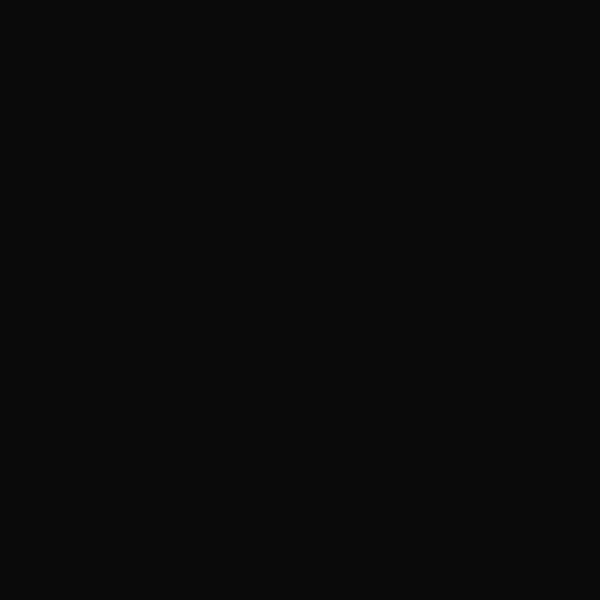
Frame 1 (no input)
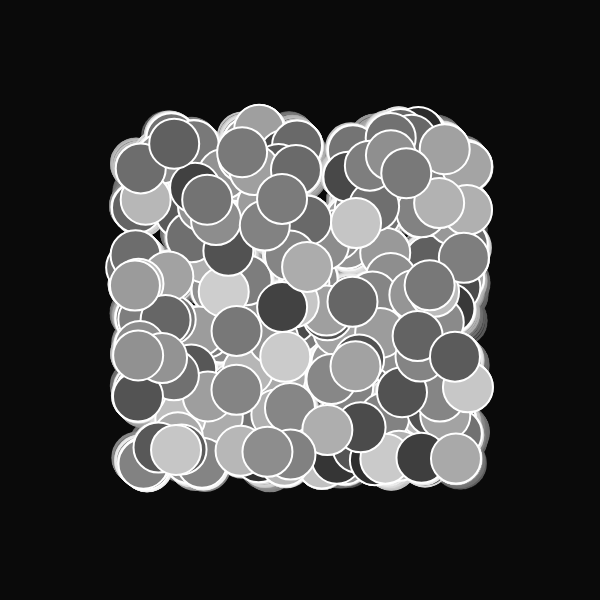
Frame 60 (no input)
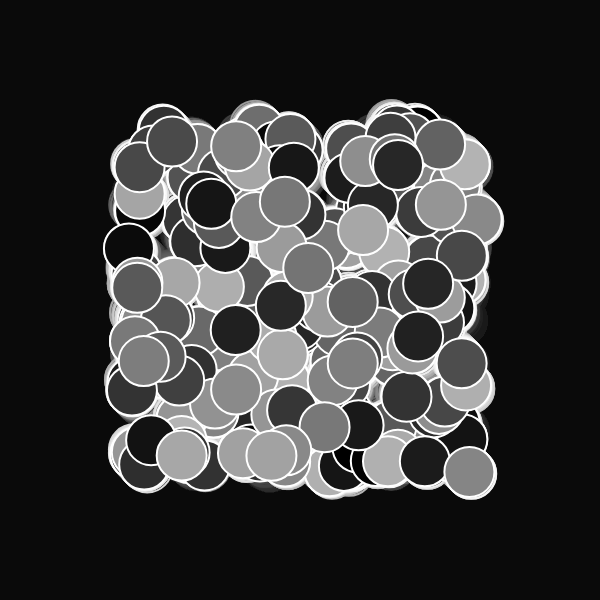
Frame 120 (the mouse pressed at the canvas centre since frame 60)

The p5.js sketch that drew these frames (run headless with seeded random() and noise() and a simulated clock; from frame 60 on, the mouse is pressed at the canvas centre):

// p5.js sketch
// ── sketch.js
//inspo from Fiona 

let moverSystems = [];
let num = 10;
let cells, cols, rows;
let offset, margin;
let cellW, cellH;
let bg;
let graphics;



function setup() {
  w = 600;
  var canvas;
    if(windowWidth>=600 && windowHeight >=600){
      canvas = createCanvas(600, 600);
    }
    else{
      canvas = createCanvas(windowWidth, windowHeight - 100);
    }

  var x = (windowWidth - width) / 2;
  var y = (windowHeight - height) / 2;

  canvas.position(x, y);
  background(0);
  noStroke();

  graphics = createGraphics(width, height);
  graphics.colorMode(HSB, 360, 100, 100, 100);

  cells = 1
  cols = cells;
  rows = cells;
  offset = width / 5;
  margin = offset / 5;
  cellW = (width - offset * 2 - margin * (cols - 1)) / cols;
  cellH = (height - offset * 2 - margin * (rows - 1)) / rows;
  

  for (let j = 0; j < rows; j++) {
    for (let i = 0; i < cols; i++) {
      let x = map(i, 0, cols, offset, width - offset + margin);
      let y = map(j, 0, rows, offset, width - offset + margin);
      let b = new Bound(x, y, cellW, cellH);
      moverSystems.push(new MoverSystem(b, int(random(10, 20))*map(cells,2,7,10,5), cellW/10, cellW/2));
      moverSystems[i].render();
    }
  }
  background(10);
  image(graphics,0,0);

}


function draw(){
  background(0, 5)
  rectMode(CENTER)
  for (let ms of moverSystems) {
    ms.update();
    ms.render();
  }
  if(frameCount >300){
    noLoop();
  }
}

class Mover {
  constructor(x, y, d, c1, c2) {
    this.pos = createVector(x, y);
    this.noiseScale = createVector(1,200,-200);
    this.d = d;
    this.dLife = d/100;
    this.maxD = this.d;
    this.c1 = c1;
    this.c2 = c2;
  }
  update() {
    let n = map(noise(this.pos.x / this.noiseScale.x, this.pos.y / this.noiseScale.y), 0, 1, 600, 200);
    let vel = createVector(sin(n), sin(n));
    this.pos.add(vel);
    this.d -= this.dLife;
    this.d = constrain(this.d, 0, this.maxD);
  }
  render() {
    colorMode(RGB);
    let c = lerpColor(color(this.c1), color(this.c2 + 100), this.d/this.maxD);
    let cLine = lerpColor(color(this.c1), color(this.c2), this.d/this.maxD - 100);

    fill(c, 15);
    if(frameCount%2 == 0){
      strokeWeight(2)
      stroke(255)
      ellipse(this.pos.x, this.pos.y,50, 50);
    }
  }
}

class MoverSystem {
  constructor(b, n, d, p) {
    this.movers = [];
    this.b = b;
    this.n = n;
    this.d = d;
    this.p = p;
    for (let i = 0; i < this.n; i++) {
      let c1 = random(p);
      let c2 = c1;
      while (c1 == c2) {
        c2 = random(p);
      }
      this.movers.push(new Mover(random(this.b.x, this.b.x + this.b.w), random(this.b.y, this.b.y + this.b.h), this.d, c1, c2));
    }
  }
  update() {
    for (let m of this.movers) {
      m.update();
      this.b.checkBound(m);
    }
  }
  render() {
    for (let m of this.movers) {
      m.render();
    }
  }
}



class Bound {
  constructor(x, y, w, h) {
    this.x = x;
    this.y = y;
    this.w = w;
    this.h = h;
  }
  checkBound(m) {
    if (m.pos.x - m.d / 2 < this.x) m.pos.x = this.x + m.d / 2;
    if (m.pos.x + m.d / 2 > this.x + this.w) m.pos.x = this.x + this.w - m.d / 2;
    if (m.pos.y - m.d / 2 < this.y) m.pos.y = this.y + m.d / 2;
    if (m.pos.y + m.d / 2 > this.y + this.h) m.pos.y = this.y + this.h - m.d / 2;
  }
  render() {
    //noFill();
    ellipse(this.x, this.y, this.w, this.h);
  }
}
